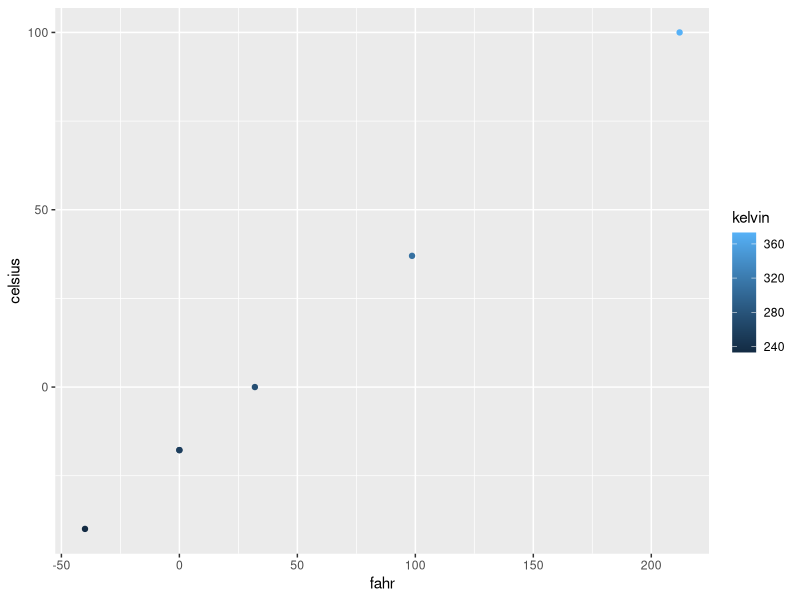

Source code (R):
## ---- chunk 1
library(dplyr)
library(tidyr)
library(ggplot2)
## ---- chunk 2
airtemps<- c(212, 30.3, 78, 32)
celsius1<- (airtemps[1] - 32) * 5 / 9
celsius2<- (airtemps[2] - 32) * 5 / 9
celsius3<- (airtemps[3] - 32) * 5 / 9
celsius4<- (airtemps[4] - 32) * 5 / 9
## ---- chunk 3
convert_f_to_c<- function(fahr) {
  celsius<- (fahr - 32) * 5 / 9
  return(celsius)
}

celsius1a<- convert_f_to_c(airtemps[1])

airtemps_c<- convert_f_to_c(airtemps)

## ---- chunk 4
convert_c_to_f<- function(cels) {
  fahrenheit<- (cels * 9/5 + 32)
  return(fahrenheit)
  
}
airtemps_f<- convert_c_to_f(airtemps_c)
## ---- chunk 5
convert_temps<- function(fahr) {
  #celsius <- (fahr - 32) *5 / 9
  celsius<- convert_f_to_c(fahr = fahr)
  kelvin <- celsius + 273.15
  return(list(f= fahr,
              c= celsius,
              k= kelvin))
}

t_vec<- c(-00, -40, 0, 32, 98.6, 212)
convert_temps(t_vec)
## ---- chunk 6
convert_temps2 <- function(temp, unit = 'F') {
  
  ### Error checking:
  unit <- toupper(unit)  ### try to anticipate common mistakes!
  if(!unit %in% c('F', 'C')) stop('The units must be either F or C!')
  
  if(unit == 'F') {
    fahr <- temp
    celsius <- (fahr - 32) * 5/9
  } else {
    celsius <- temp
    fahr <- convert_c_to_f(celsius)
  }
  kelvin <- celsius + 273.15
  
  out_df <- data.frame(fahr, celsius, kelvin)
  return(out_df)
}
## ---- chunk 7
c_temps_df<- convert_temps2(temp = t_vec, unit = 'C')
f_temps_df<- convert_temps2(t_vec)
## ---- chunk 8
f_temps_df%>%
  select(fahr, celsius)%>%
  mutate(rankine = fahr + 459.67)
## ---- chunk 9
calc_hotcold<- function(df, thresh = 70) {
  if(!'fahr' %in% names(df)) stop('The data frame must contain a column calles fahr')
  
  out_df<- df %>%
    mutate(hotcold = if_else(condition = (fahr > thresh), 
                             true = 'hot',
                             false = 'cold'))
  return(out_df)
}

f_temps_df %>%
  select(fahr, celsius) %>%
  calc_hotcold(thresh = 55) %>%
  arrange(desc(fahr))
## ---- chunk 10
make_beautiful<- function(base_size = 9) {
  ggplot2::theme_bw() +
    ggplot2::theme(
      text = element_text(family = 'serif',
                          color = 'grey30',
                          size = base_size),
      plot.title = element_text(size = rel(1.25),
                                hjust = 0.5,
                                face = 'bold'),
      panel.background = element_rect(fill= 'azure')
    )
}

ggplot(f_temps_df, 
       mapping = aes(x= fahr, y= celsius,color = kelvin))+
  geom_point()
  make_beautiful()
